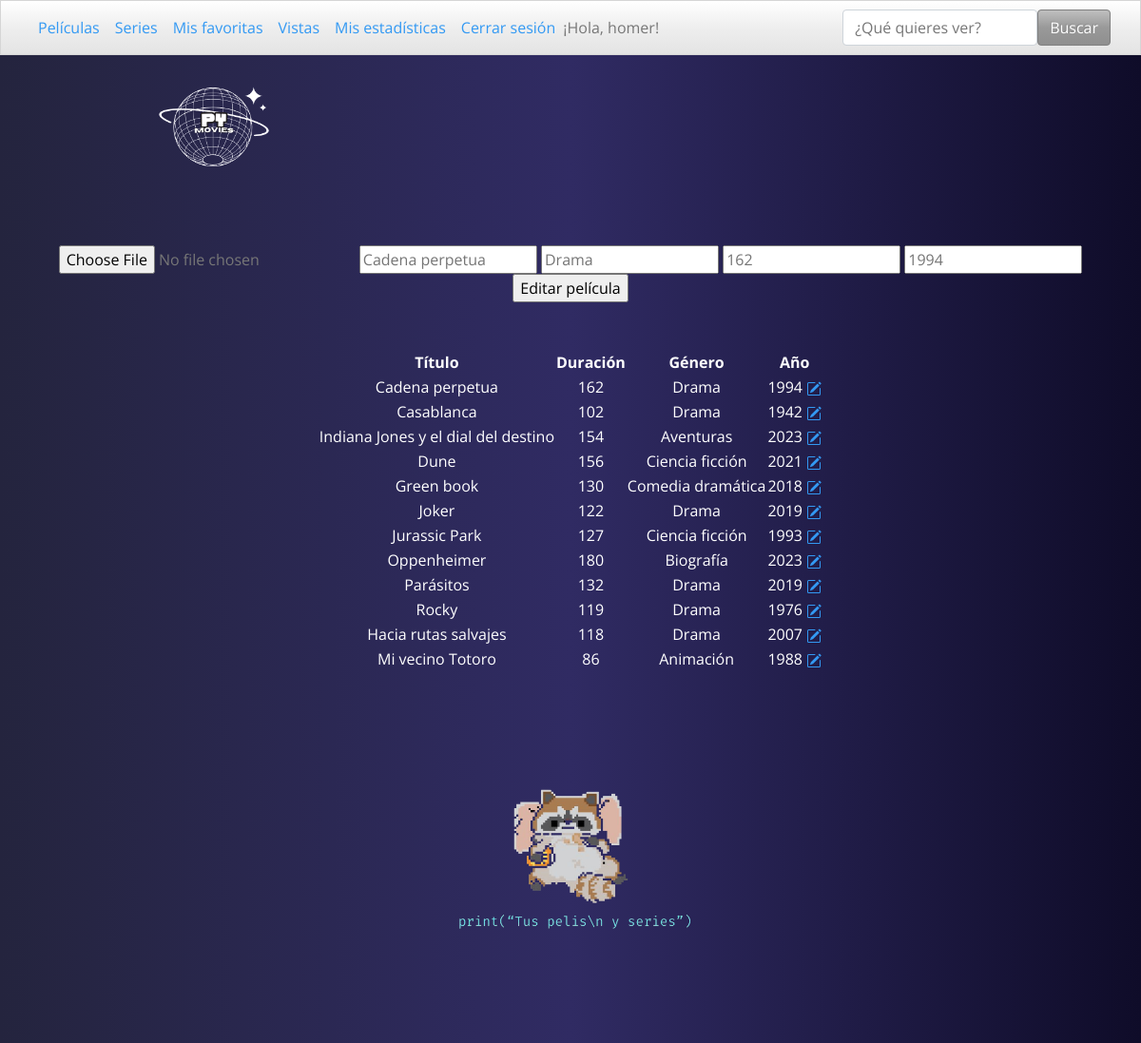
/editar_peliculas/1 (signed in), run on the app's committed database.
### app.py (models this page shows)
class IdUsuario(UserMixin, db.Model):
    id = db.Column(db.Integer, primary_key=True)
    username = db.Column(db.String(150), unique=True, nullable=False)
    password = db.Column(db.String(150), nullable=False)
    favoritas = db.relationship('PeliculaFavorita', backref='IdUsuario', lazy=True)

class Pelicula(db.Model):
    id = db.Column(db.Integer, primary_key=True)
    img = db.Column(db.String, nullable=False)
    nombre_img = db.Column(db.String, nullable=False)
    mimetype = db.Column(db.String, nullable=False)
    titulo = db.Column(db.String, nullable=False)
    duracion = db.Column(db.Integer, nullable=False)
    genero = db.Column(db.String, nullable=False)
    anio = db.Column(db.Integer, nullable=False)
    favoritas = db.relationship('PeliculaFavorita', backref='Pelicula', lazy=True)
    vistas = db.relationship('PeliculaVista', backref='Pelicula', lazy=True)

### app.py (the view, shortened to what this page needs)
@app.route('/editar_peliculas/<int:id>', methods=['POST', 'GET'])
@login_required
def editar_peliculas(id):
    peliculas = db.session.query(Pelicula).all()
    pelicula = db.session.query(Pelicula).filter_by(id=int(id)).first()
    return render_template('editar-peliculas.html', pelicula = pelicula, peliculas=peliculas)

### app.py (called while the page is built)
@login_manager.user_loader
def load_user(id_usuario):
    return IdUsuario.query.get(int(id_usuario))

### templates/editar-peliculas.html (shortened to what this page needs)
{% extends "contents.html" %}
{%block content %}
                    <form class="text-center" action="{{url_for('editar_peliculas', id=pelicula.id) }}"
                    style="margin-top: 50px" method='POST' enctype='multipart/form-data'>
                        <input type="file" name="imagen"/>
                        <input type="text" name="titulo" placeholder="{{ pelicula.titulo }}"/>
                        <input type="text" name="duracion" placeholder="{{ pelicula.genero }}"/>
                        <input type="text"  name="genero" placeholder="{{ pelicula.duracion }}"/>
                        <input type="text"  name="anio" placeholder="{{ pelicula.anio }}"/>
                        <input type="submit" value="Editar película"/>
                    </form>
                    <table class="text-center mx-auto text-white" style="margin-top: 50px">
                        <th>Título</th>
                        <th>Duración</th>
                        <th>Género</th>
                        <th>Año</th>
                        {% for pelicula in peliculas %}
                        <tr>
                            <td> {{ pelicula.titulo }} </td>
                            <td> {{ pelicula.duracion }}</td>
                            <td> {{ pelicula.genero }}</td>
                            <td> {{ pelicula.anio }}
                                <a href="{{ url_for ('editar_peliculas', id=pelicula.id) }}">
                            </td>
                                <a/>
                        </tr>
                        {% endfor %}
                    </table>
{% endblock %}

### templates/contents.html (shortened to what this page needs)
<!DOCTYPE html>
<html lang="en">
<head>
    <link href="https://stackpath.bootstrapcdn.com/bootstrap/4.5.2/css/bootstrap.min.css" rel="stylesheet">
    <link rel="stylesheet" href="https://cdn.jsdelivr.net/npm/bootswatch@4.5.2/dist/spacelab/bootstrap.min.css">
    <link rel="stylesheet" href= "{{ url_for('static', filename= 'main.css') }}">
</head>
<body>
    <nav class="navbar navbar-expand-lg bg-light" data-bs-theme="light">
        <div class="container-fluid justify-content-center">
    <div class="collapse navbar-collapse" id="navbarColor04">
      <ul class="navbar-nav">
          <li class="nav-item">
          <a class="nav-link" href="{{ url_for('catalogo_peliculas') }}">Películas</a>
        </li>
        <li class="nav-item">
          <a class="nav-link active" href="{{ url_for('catalogo_series') }}">Series </a>
        </li>
        <li class="nav-item">
          <a class="nav-link" href="{{ url_for('mostrar_favoritas') }}">Mis favoritas</a>
        </li>
        <li class="nav-item">
          <a class="nav-link" href="{{ url_for('mostrar_vistas') }}">Vistas</a>
        </li>
        <li class="nav-item">
          <a class="nav-link" href="{{ url_for('estadisticas') }}">Mis estadísticas</a>
        </li>
        <li class="nav-item">
            <a class="nav-link" href="{{url_for('home') }}">Cerrar sesión</a>
        </li>
        </ul>
        <div>¡Hola, {{ current_user.username }}!</div>
        <form class="d-flex ml-auto" action="{{ url_for('busqueda') }}" method="POST">
        <input class="form-control me-sm-2" type="search" name="busqueda" placeholder="¿Qué quieres ver?">
        <button class="btn btn-secondary my-2 my-sm-0" type="submit">Buscar</button>
      </form>
    </div>
  </div>
</nav>
<p>
    <img src="/static/py2.png" alt="logo" width="150" height="150" style="margin-left: 150px">
</p>
    {% block content %}
    {% endblock %}
    <p style="text-align:center; margin-top: 100px">
        <img src="/static/print2.png" alt="pypanda" width="275" height="275" class="center">
    </p>
</body>
</html>

### static/main.css (style rules this page uses)
body { background: #0f0c29; background: -webkit-linear-gradient(to right, #24243e, #302b63, #0f0c29); background: linear-gradient(to right, #24243e, #302b63, #0f0c29); }
.center { text-align: center; }

### data on the page
IdUsuario: username "homer"
Pelicula: titulo "Cadena perpetua", duracion "Drama", genero "162", anio "1994", duracion "162", genero "Drama"
Pelicula: titulo "Casablanca", duracion "102", genero "Drama", anio "1942"
Pelicula: titulo "Indiana Jones y el dial del destino", duracion "154", genero "Aventuras", anio "2023"
Pelicula: titulo "Dune", duracion "156", genero "Ciencia ficción", anio "2021"
Pelicula: titulo "Green book", duracion "130", genero "Comedia dramática", anio "2018"
Pelicula: titulo "Joker", duracion "122", genero "Drama", anio "2019"
Pelicula: titulo "Jurassic Park", duracion "127", genero "Ciencia ficción", anio "1993"
Pelicula: titulo "Oppenheimer", duracion "180", genero "Biografía", anio "2023"
Pelicula: titulo "Parásitos", duracion "132", genero "Drama", anio "2019"
Pelicula: titulo "Rocky", duracion "119", genero "Drama", anio "1976"
Pelicula: titulo "Hacia rutas salvajes", duracion "118", genero "Drama", anio "2007"
Pelicula: titulo "Mi vecino Totoro", duracion "86", genero "Animación", anio "1988"
